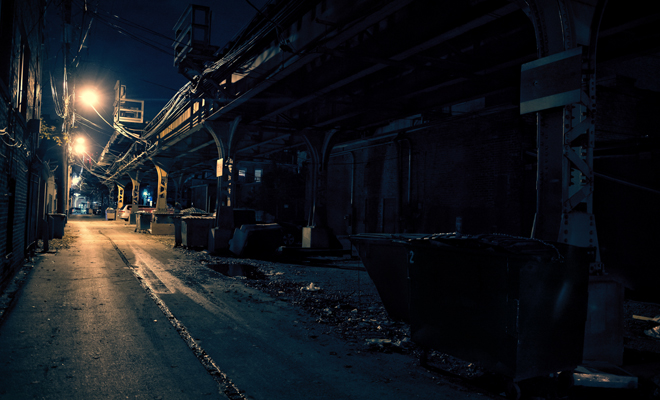
#> input picture assets/images/Parcial_1_A.jpg, 660 x 400 px, found by its file name
$ python Saturacion.py
#> lines starting #> are read from the running program, lines starting #| are printed output that depends on the picture
# CAMBIAR SISTEMA DE COLORES PARA REGULAR LA SATURACION DE UNA IMAGEN

import cv2
import matplotlib.pyplot as plt
import numpy as np
#H L S (HUE SATURARION INTENSITY)

lena = cv2.imread('/home/felipeqg/Documents/Vision-Artificial/assets/images/Parcial_1_A.jpg')
#> lena is the input picture: shape (400, 660, 3); mean B, G, R 29, 23.9, 20.7

lena_HLS = cv2.cvtColor(lena,cv2.COLOR_BGR2HLS)
#> lena_HLS: shape (400, 660, 3); mean of channels 0, 1, 2 98.9, 24.8, 124.9

[R,C,CH] =  lena_HLS.shape
#> R = 400; C = 660; CH = 3

ch_H = 0;
ch_S = 1;
ch_L = 2;

value_H = 90
value_L = 90
value_S = 90

#Recorre H
for y in range(0,R):
    for x in range(0,C):
        lena_HLS[y,x,ch_H] = lena_HLS[y,x,ch_H] + value_H
#> lena_HLS: shape (400, 660, 3); mean of channels 0, 1, 2 188.7, 24.8, 124.9

#Recorre S
for y in range(0,R):
    for x in range(0,C):
        lena_HLS[y,x,ch_L] =lena_HLS[y,x,ch_L] +  value_L
#> lena_HLS: shape (400, 660, 3); mean of channels 0, 1, 2 188.7, 24.8, 157.9

#Recorre V
for y in range(0,R):
    for x in range(0,C):
        lena_HLS[y,x,ch_S] =lena_HLS[y,x,ch_S] + value_S
#> lena_HLS: shape (400, 660, 3); mean of channels 0, 1, 2 188.7, 111.5, 157.9

lena_RGB = cv2.cvtColor(lena_HLS,cv2.COLOR_HLS2RGB)
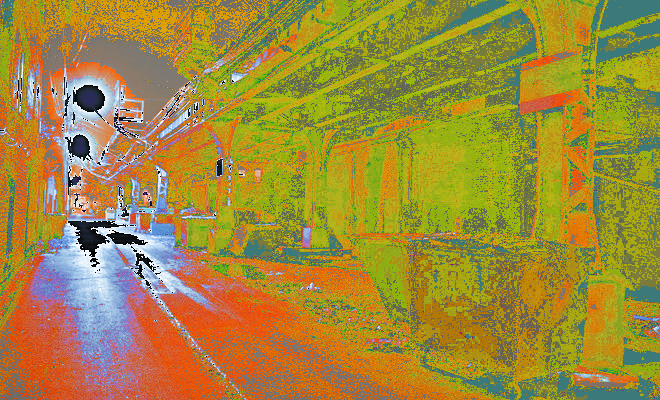
#> lena_RGB: shape (400, 660, 3); mean R, G, B 160.1, 137.9, 58.6

plt.axis("off")
plt.imshow(lena_RGB, vmax=255,vmin=0)
plt.show()

$ run again, with assets/images/Parcial_1_B.jpg copied over assets/images/Parcial_1_A.jpg
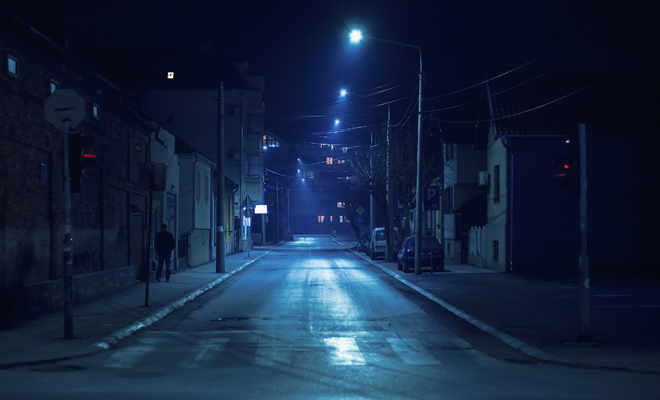
#> input picture assets/images/Parcial_1_B.jpg, 660 x 400 px, found by its file name
#> lena is the input picture: shape (400, 660, 3); mean B, G, R 63.6, 37.3, 21
#> `lena_RGB = cv2.cvtColor(lena_HLS,cv2.COLOR_HLS2RGB)`:
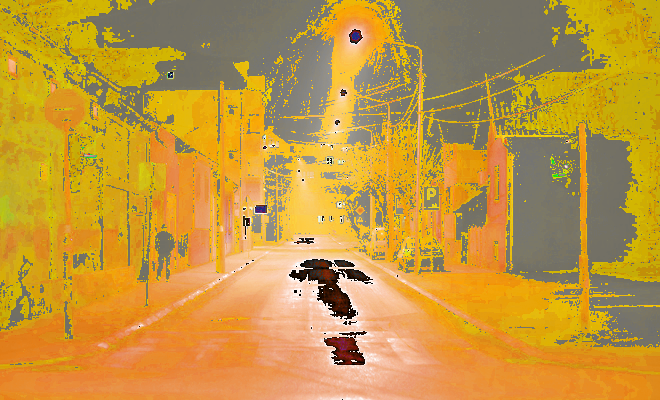
#> lena_RGB: shape (400, 660, 3); mean R, G, B 195.1, 150.7, 63
